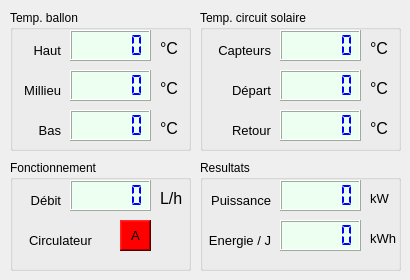
   <widget class="QWidget" name="tab4">
    <attribute name="title">
     <string>Solaire</string>
    </attribute>
    <widget class="QGroupBox" name="groupBox_9">
     <property name="geometry">
      <rect>
       <x>200</x>
       <y>160</y>
       <width>201</width>
       <height>111</height>
      </rect>
     </property>
     <property name="title">
      <string>Resultats</string>
     </property>
     <widget class="QLabel" name="label_56">
      <property name="geometry">
       <rect>
        <x>0</x>
        <y>70</y>
        <width>71</width>
        <height>20</height>
       </rect>
      </property>
      <property name="font">
       <font>
        <pointsize>10</pointsize>
       </font>
      </property>
      <property name="layoutDirection">
       <enum>Qt::RightToLeft</enum>
      </property>
      <property name="text">
       <string>Energie / J</string>
      </property>
      <property name="alignment">
       <set>Qt::AlignRight|Qt::AlignTrailing|Qt::AlignVCenter</set>
      </property>
     </widget>
     <widget class="QLCDNumber" name="lcdNumber_23">
      <property name="geometry">
       <rect>
        <x>80</x>
        <y>60</y>
        <width>81</width>
        <height>31</height>
       </rect>
      </property>
      <property name="styleSheet">
       <string notr="true">color: rgb(0, 0, 255);
background-color: rgb(237, 255, 240)</string>
      </property>
      <property name="smallDecimalPoint">
       <bool>true</bool>
      </property>
      <property name="segmentStyle">
       <enum>QLCDNumber::Flat</enum>
      </property>
     </widget>
     <widget class="QLabel" name="label_58">
      <property name="geometry">
       <rect>
        <x>170</x>
        <y>70</y>
        <width>41</width>
        <height>16</height>
       </rect>
      </property>
      <property name="font">
       <font>
        <pointsize>10</pointsize>
       </font>
      </property>
      <property name="text">
       <string>kWh</string>
      </property>
     </widget>
     <widget class="QLabel" name="label_52">
      <property name="geometry">
       <rect>
        <x>170</x>
        <y>30</y>
        <width>31</width>
        <height>16</height>
       </rect>
      </property>
      <property name="font">
       <font>
        <pointsize>10</pointsize>
       </font>
      </property>
      <property name="text">
       <string>kW</string>
      </property>
     </widget>
     <widget class="QLCDNumber" name="lcdNumber_20">
      <property name="geometry">
       <rect>
        <x>80</x>
        <y>20</y>
        <width>81</width>
        <height>31</height>
       </rect>
      </property>
      <property name="styleSheet">
       <string notr="true">color: rgb(0, 0, 255);
background-color: rgb(237, 255, 240)</string>
      </property>
      <property name="smallDecimalPoint">
       <bool>true</bool>
      </property>
      <property name="segmentStyle">
       <enum>QLCDNumber::Flat</enum>
      </property>
     </widget>
     <widget class="QLabel" name="label_50">
      <property name="geometry">
       <rect>
        <x>0</x>
        <y>30</y>
        <width>71</width>
        <height>20</height>
       </rect>
      </property>
      <property name="font">
       <font>
        <pointsize>10</pointsize>
       </font>
      </property>
      <property name="layoutDirection">
       <enum>Qt::RightToLeft</enum>
      </property>
      <property name="text">
       <string>Puissance</string>
      </property>
      <property name="alignment">
       <set>Qt::AlignRight|Qt::AlignTrailing|Qt::AlignVCenter</set>
      </property>
     </widget>
    </widget>
    <widget class="QGroupBox" name="groupBox_6">
     <property name="geometry">
      <rect>
       <x>10</x>
       <y>10</y>
       <width>181</width>
       <height>141</height>
      </rect>
     </property>
     <property name="title">
      <string>Temp. ballon</string>
     </property>
     <widget class="QLabel" name="label_38">
      <property name="geometry">
       <rect>
        <x>0</x>
        <y>70</y>
        <width>51</width>
        <height>20</height>
       </rect>
      </property>
      <property name="font">
       <font>
        <pointsize>10</pointsize>
       </font>
      </property>
      <property name="layoutDirection">
       <enum>Qt::RightToLeft</enum>
      </property>
      <property name="text">
       <string>Millieu</string>
      </property>
      <property name="alignment">
       <set>Qt::AlignRight|Qt::AlignTrailing|Qt::AlignVCenter</set>
      </property>
     </widget>
     <widget class="QLCDNumber" name="lcdNumber_14">
      <property name="geometry">
       <rect>
        <x>60</x>
        <y>60</y>
        <width>81</width>
        <height>31</height>
       </rect>
      </property>
      <property name="styleSheet">
       <string notr="true">color: rgb(0, 0, 255);
background-color: rgb(237, 255, 240)</string>
      </property>
      <property name="smallDecimalPoint">
       <bool>true</bool>
      </property>
      <property name="segmentStyle">
       <enum>QLCDNumber::Flat</enum>
      </property>
     </widget>
     <widget class="QLCDNumber" name="lcdNumber_16">
      <property name="geometry">
       <rect>
        <x>60</x>
        <y>100</y>
        <width>81</width>
        <height>31</height>
       </rect>
      </property>
      <property name="styleSheet">
       <string notr="true">color: rgb(0, 0, 255);
background-color: rgb(237, 255, 240)
</string>
      </property>
      <property name="lineWidth">
       <number>1</number>
      </property>
      <property name="smallDecimalPoint">
       <bool>true</bool>
      </property>
      <property name="segmentStyle">
       <enum>QLCDNumber::Flat</enum>
      </property>
     </widget>
     <widget class="QLabel" name="label_39">
      <property name="geometry">
       <rect>
        <x>10</x>
        <y>110</y>
        <width>41</width>
        <height>20</height>
       </rect>
      </property>
      <property name="font">
       <font>
        <pointsize>10</pointsize>
       </font>
      </property>
      <property name="text">
       <string>Bas</string>
      </property>
      <property name="alignment">
       <set>Qt::AlignRight|Qt::AlignTrailing|Qt::AlignVCenter</set>
      </property>
     </widget>
     <widget class="QLabel" name="label_41">
      <property name="geometry">
       <rect>
        <x>150</x>
        <y>70</y>
        <width>21</width>
        <height>16</height>
       </rect>
      </property>
      <property name="font">
       <font>
        <pointsize>12</pointsize>
       </font>
      </property>
      <property name="text">
       <string>°C</string>
      </property>
     </widget>
     <widget class="QLabel" name="label_42">
      <property name="geometry">
       <rect>
        <x>150</x>
        <y>110</y>
        <width>21</width>
        <height>16</height>
       </rect>
      </property>
      <property name="font">
       <font>
        <pointsize>12</pointsize>
       </font>
      </property>
      <property name="text">
       <string>°C</string>
      </property>
     </widget>
     <widget class="QLabel" name="label_43">
      <property name="geometry">
       <rect>
        <x>150</x>
        <y>30</y>
        <width>21</width>
        <height>16</height>
       </rect>
      </property>
      <property name="font">
       <font>
        <pointsize>12</pointsize>
       </font>
      </property>
      <property name="text">
       <string>°C</string>
      </property>
     </widget>
     <widget class="QLCDNumber" name="lcdNumber_17">
      <property name="geometry">
       <rect>
        <x>60</x>
        <y>20</y>
        <width>81</width>
        <height>31</height>
       </rect>
      </property>
      <property name="styleSheet">
       <string notr="true">color: rgb(0, 0, 255);
background-color: rgb(237, 255, 240)</string>
      </property>
      <property name="lineWidth">
       <number>1</number>
      </property>
      <property name="smallDecimalPoint">
       <bool>true</bool>
      </property>
      <property name="segmentStyle">
       <enum>QLCDNumber::Flat</enum>
      </property>
      <property name="value" stdset="0">
       <double>0.000000000000000</double>
      </property>
      <property name="intValue" stdset="0">
       <number>0</number>
      </property>
     </widget>
     <widget class="QLabel" name="label_44">
      <property name="geometry">
       <rect>
        <x>10</x>
        <y>30</y>
        <width>41</width>
        <height>20</height>
       </rect>
      </property>
      <property name="font">
       <font>
        <pointsize>10</pointsize>
       </font>
      </property>
      <property name="text">
       <string>Haut</string>
      </property>
      <property name="alignment">
       <set>Qt::AlignRight|Qt::AlignTrailing|Qt::AlignVCenter</set>
      </property>
     </widget>
    </widget>
    <widget class="QGroupBox" name="groupBox_8">
     <property name="geometry">
      <rect>
       <x>10</x>
       <y>160</y>
       <width>181</width>
       <height>111</height>
      </rect>
     </property>
     <property name="title">
      <string>Fonctionnement</string>
     </property>
     <widget class="QLabel" name="label_54">
      <property name="geometry">
       <rect>
        <x>150</x>
        <y>30</y>
        <width>31</width>
        <height>16</height>
       </rect>
      </property>
      <property name="font">
       <font>
        <pointsize>12</pointsize>
       </font>
      </property>
      <property name="text">
       <string>L/h</string>
      </property>
     </widget>
     <widget class="QLCDNumber" name="lcdNumber_22">
      <property name="geometry">
       <rect>
        <x>60</x>
        <y>20</y>
        <width>81</width>
        <height>31</height>
       </rect>
      </property>
      <property name="styleSheet">
       <string notr="true">color: rgb(0, 0, 255);
background-color: rgb(237, 255, 240)</string>
      </property>
      <property name="smallDecimalPoint">
       <bool>true</bool>
      </property>
      <property name="segmentStyle">
       <enum>QLCDNumber::Flat</enum>
      </property>
      <property name="value" stdset="0">
       <double>0.000000000000000</double>
      </property>
     </widget>
     <widget class="QLabel" name="label_55">
      <property name="geometry">
       <rect>
        <x>10</x>
        <y>30</y>
        <width>41</width>
        <height>20</height>
       </rect>
      </property>
      <property name="font">
       <font>
        <pointsize>10</pointsize>
       </font>
      </property>
      <property name="text">
       <string>Débit</string>
      </property>
      <property name="alignment">
       <set>Qt::AlignRight|Qt::AlignTrailing|Qt::AlignVCenter</set>
      </property>
     </widget>
     <widget class="QLabel" name="label_36">
      <property name="geometry">
       <rect>
        <x>110</x>
        <y>60</y>
        <width>31</width>
        <height>31</height>
       </rect>
      </property>
      <property name="font">
       <font>
        <pointsize>10</pointsize>
       </font>
      </property>
      <property name="styleSheet">
       <string notr="true">background-color: rgb(255, 0, 0);</string>
      </property>
      <property name="frameShape">
       <enum>QFrame::WinPanel</enum>
      </property>
      <property name="frameShadow">
       <enum>QFrame::Raised</enum>
      </property>
      <property name="text">
       <string>A</string>
      </property>
      <property name="alignment">
       <set>Qt::AlignCenter</set>
      </property>
     </widget>
     <widget class="QLabel" name="label_57">
      <property name="geometry">
       <rect>
        <x>10</x>
        <y>70</y>
        <width>81</width>
        <height>20</height>
       </rect>
      </property>
      <property name="font">
       <font>
        <pointsize>10</pointsize>
       </font>
      </property>
      <property name="text">
       <string>Circulateur</string>
      </property>
      <property name="alignment">
       <set>Qt::AlignCenter</set>
      </property>
     </widget>
    </widget>
    <widget class="QGroupBox" name="groupBox_7">
     <property name="geometry">
      <rect>
       <x>200</x>
       <y>10</y>
       <width>201</width>
       <height>141</height>
      </rect>
     </property>
     <property name="title">
      <string>Temp. circuit solaire</string>
     </property>
     <widget class="QLabel" name="label_40">
      <property name="geometry">
       <rect>
        <x>20</x>
        <y>70</y>
        <width>51</width>
        <height>20</height>
       </rect>
      </property>
      <property name="font">
       <font>
        <pointsize>10</pointsize>
       </font>
      </property>
      <property name="layoutDirection">
       <enum>Qt::RightToLeft</enum>
      </property>
      <property name="text">
       <string>Départ</string>
      </property>
      <property name="alignment">
       <set>Qt::AlignRight|Qt::AlignTrailing|Qt::AlignVCenter</set>
      </property>
     </widget>
     <widget class="QLCDNumber" name="lcdNumber_15">
      <property name="geometry">
       <rect>
        <x>80</x>
        <y>60</y>
        <width>81</width>
        <height>31</height>
       </rect>
      </property>
      <property name="styleSheet">
       <string notr="true">color: rgb(0, 0, 255);
background-color: rgb(237, 255, 240)</string>
      </property>
      <property name="smallDecimalPoint">
       <bool>true</bool>
      </property>
      <property name="segmentStyle">
       <enum>QLCDNumber::Flat</enum>
      </property>
     </widget>
     <widget class="QLCDNumber" name="lcdNumber_18">
      <property name="geometry">
       <rect>
        <x>80</x>
        <y>100</y>
        <width>81</width>
        <height>31</height>
       </rect>
      </property>
      <property name="styleSheet">
       <string notr="true">color: rgb(0, 0, 255);
background-color: rgb(237, 255, 240)
</string>
      </property>
      <property name="lineWidth">
       <number>1</number>
      </property>
      <property name="smallDecimalPoint">
       <bool>true</bool>
      </property>
      <property name="segmentStyle">
       <enum>QLCDNumber::Flat</enum>
      </property>
     </widget>
     <widget class="QLabel" name="label_45">
      <property name="geometry">
       <rect>
        <x>20</x>
        <y>110</y>
        <width>51</width>
        <height>20</height>
       </rect>
      </property>
      <property name="font">
       <font>
        <pointsize>10</pointsize>
       </font>
      </property>
      <property name="text">
       <string>Retour</string>
      </property>
      <property name="alignment">
       <set>Qt::AlignRight|Qt::AlignTrailing|Qt::AlignVCenter</set>
      </property>
     </widget>
     <widget class="QLabel" name="label_46">
      <property name="geometry">
       <rect>
        <x>170</x>
        <y>70</y>
        <width>21</width>
        <height>16</height>
       </rect>
      </property>
      <property name="font">
       <font>
        <pointsize>12</pointsize>
       </font>
      </property>
      <property name="text">
       <string>°C</string>
      </property>
     </widget>
     <widget class="QLabel" name="label_47">
      <property name="geometry">
       <rect>
        <x>170</x>
        <y>110</y>
        <width>21</width>
        <height>16</height>
       </rect>
      </property>
      <property name="font">
       <font>
        <pointsize>12</pointsize>
       </font>
      </property>
      <property name="text">
       <string>°C</string>
      </property>
     </widget>
     <widget class="QLabel" name="label_48">
      <property name="geometry">
       <rect>
        <x>170</x>
        <y>30</y>
        <width>21</width>
        <height>16</height>
       </rect>
      </property>
      <property name="font">
       <font>
        <pointsize>12</pointsize>
       </font>
      </property>
      <property name="text">
       <string>°C</string>
      </property>
     </widget>
     <widget class="QLCDNumber" name="lcdNumber_19">
      <property name="geometry">
       <rect>
        <x>80</x>
        <y>20</y>
        <width>81</width>
        <height>31</height>
       </rect>
      </property>
      <property name="styleSheet">
       <string notr="true">color: rgb(0, 0, 255);
background-color: rgb(237, 255, 240)</string>
      </property>
      <property name="smallDecimalPoint">
       <bool>true</bool>
      </property>
      <property name="segmentStyle">
       <enum>QLCDNumber::Flat</enum>
      </property>
      <property name="value" stdset="0">
       <double>0.000000000000000</double>
      </property>
     </widget>
     <widget class="QLabel" name="label_49">
      <property name="geometry">
       <rect>
        <x>10</x>
        <y>30</y>
        <width>61</width>
        <height>20</height>
       </rect>
      </property>
      <property name="font">
       <font>
        <pointsize>10</pointsize>
       </font>
      </property>
      <property name="text">
       <string>Capteurs</string>
      </property>
      <property name="alignment">
       <set>Qt::AlignRight|Qt::AlignTrailing|Qt::AlignVCenter</set>
      </property>
     </widget>
    </widget>
   </widget>
